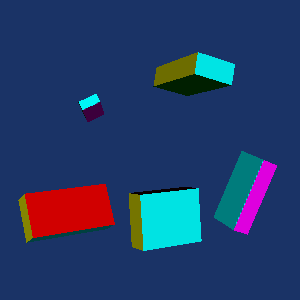

This figure's Python source:
#!/usr/bin/env python

# Test vtkTransformInterpolator with colored cube keyframes.

import vtkmodules.vtkInteractionStyle  # noqa: F401
import vtkmodules.vtkRenderingFreeType  # noqa: F401
import vtkmodules.vtkRenderingOpenGL2  # noqa: F401

from vtkmodules.vtkCommonCore import (
    vtkPoints,
    vtkUnsignedCharArray,
)
from vtkmodules.vtkCommonDataModel import (
    vtkCellArray,
    vtkPolyData,
)
from vtkmodules.vtkCommonTransforms import vtkTransform
from vtkmodules.vtkFiltersGeneral import vtkTransformPolyDataFilter
from vtkmodules.vtkRenderingCore import (
    vtkActor,
    vtkCamera,
    vtkPolyDataMapper,
    vtkRenderWindow,
    vtkRenderWindowInteractor,
    vtkRenderer,
    vtkTransformInterpolator,
)

# Create a colored cube
cube_points = vtkPoints()
cube_points.InsertNextPoint(-1, -1, -1)
cube_points.InsertNextPoint(1, -1, -1)
cube_points.InsertNextPoint(1, 1, -1)
cube_points.InsertNextPoint(-1, 1, -1)
cube_points.InsertNextPoint(-1, -1, 1)
cube_points.InsertNextPoint(1, -1, 1)
cube_points.InsertNextPoint(1, 1, 1)
cube_points.InsertNextPoint(-1, 1, 1)

faces = vtkCellArray()
faces.InsertNextCell(4)
faces.InsertCellPoint(0)
faces.InsertCellPoint(3)
faces.InsertCellPoint(2)
faces.InsertCellPoint(1)
faces.InsertNextCell(4)
faces.InsertCellPoint(4)
faces.InsertCellPoint(5)
faces.InsertCellPoint(6)
faces.InsertCellPoint(7)
faces.InsertNextCell(4)
faces.InsertCellPoint(0)
faces.InsertCellPoint(1)
faces.InsertCellPoint(5)
faces.InsertCellPoint(4)
faces.InsertNextCell(4)
faces.InsertCellPoint(1)
faces.InsertCellPoint(2)
faces.InsertCellPoint(6)
faces.InsertCellPoint(5)
faces.InsertNextCell(4)
faces.InsertCellPoint(2)
faces.InsertCellPoint(3)
faces.InsertCellPoint(7)
faces.InsertCellPoint(6)
faces.InsertNextCell(4)
faces.InsertCellPoint(3)
faces.InsertCellPoint(0)
faces.InsertCellPoint(4)
faces.InsertCellPoint(7)

face_colors = vtkUnsignedCharArray()
face_colors.SetNumberOfComponents(3)
face_colors.SetNumberOfTuples(3)
face_colors.InsertComponent(0, 0, 255)
face_colors.InsertComponent(0, 1, 0)
face_colors.InsertComponent(0, 2, 0)
face_colors.InsertComponent(1, 0, 0)
face_colors.InsertComponent(1, 1, 255)
face_colors.InsertComponent(1, 2, 0)
face_colors.InsertComponent(2, 0, 255)
face_colors.InsertComponent(2, 1, 255)
face_colors.InsertComponent(2, 2, 0)
face_colors.InsertComponent(3, 0, 0)
face_colors.InsertComponent(3, 1, 0)
face_colors.InsertComponent(3, 2, 255)
face_colors.InsertComponent(4, 0, 255)
face_colors.InsertComponent(4, 1, 0)
face_colors.InsertComponent(4, 2, 255)
face_colors.InsertComponent(5, 0, 0)
face_colors.InsertComponent(5, 1, 255)
face_colors.InsertComponent(5, 2, 255)

cube = vtkPolyData()
cube.SetPoints(cube_points)
cube.SetPolys(faces)
cube.GetCellData().SetScalars(face_colors)

# Transform keyframes
transform_1 = vtkTransform()
transform_1.Translate(1, 2, 3)
transform_1.RotateX(15)
transform_1.Scale(4, 2, 1)

filter_1 = vtkTransformPolyDataFilter()
filter_1.SetInputData(cube)
filter_1.SetTransform(transform_1)
cube_1_mapper = vtkPolyDataMapper()
cube_1_mapper.SetInputConnection(filter_1.GetOutputPort())
cube_1 = vtkActor()
cube_1.SetMapper(cube_1_mapper)

transform_2 = vtkTransform()
transform_2.Translate(5, 10, 15)
transform_2.RotateX(22.5)
transform_2.RotateY(15)
transform_2.RotateZ(85)
transform_2.Scale(1, 2, 4)

filter_2 = vtkTransformPolyDataFilter()
filter_2.SetInputData(cube)
filter_2.SetTransform(transform_2)
cube_2_mapper = vtkPolyDataMapper()
cube_2_mapper.SetInputConnection(filter_2.GetOutputPort())
cube_2 = vtkActor()
cube_2.SetMapper(cube_2_mapper)

transform_3 = vtkTransform()
transform_3.Translate(5, -10, 15)
transform_3.RotateX(13)
transform_3.RotateY(72)
transform_3.RotateZ(-15)
transform_3.Scale(2, 4, 1)

filter_3 = vtkTransformPolyDataFilter()
filter_3.SetInputData(cube)
filter_3.SetTransform(transform_3)
cube_3_mapper = vtkPolyDataMapper()
cube_3_mapper.SetInputConnection(filter_3.GetOutputPort())
cube_3 = vtkActor()
cube_3.SetMapper(cube_3_mapper)

transform_4 = vtkTransform()
transform_4.Translate(10, -5, 5)
transform_4.RotateX(66)
transform_4.RotateY(19)
transform_4.RotateZ(24)
transform_4.Scale(2, 0.5, 1)

filter_4 = vtkTransformPolyDataFilter()
filter_4.SetInputData(cube)
filter_4.SetTransform(transform_4)
cube_4_mapper = vtkPolyDataMapper()
cube_4_mapper.SetInputConnection(filter_4.GetOutputPort())
cube_4 = vtkActor()
cube_4.SetMapper(cube_4_mapper)

# Interpolated cube
cube_mapper = vtkPolyDataMapper()
cube_mapper.SetInputData(cube)
cube_actor = vtkActor()
cube_actor.SetMapper(cube_mapper)

# Set up interpolator
interpolator = vtkTransformInterpolator()
interpolator.SetInterpolationTypeToSpline()
interpolator.AddTransform(0.0, transform_1)
interpolator.AddTransform(8.0, transform_2)
interpolator.AddTransform(18.2, transform_3)
interpolator.AddTransform(24.4, transform_4)

# Interpolate to a specific time
xform = vtkTransform()
interpolator.InterpolateTransform(13.2, xform)
cube_actor.SetUserMatrix(xform.GetMatrix())

# Renderer
renderer = vtkRenderer()
renderer.AddActor(cube_1)
renderer.AddActor(cube_2)
renderer.AddActor(cube_3)
renderer.AddActor(cube_4)
renderer.AddActor(cube_actor)
renderer.SetBackground(0.1, 0.2, 0.4)

render_window = vtkRenderWindow()
render_window.AddRenderer(renderer)
render_window.SetWindowName("transform interpolator")
render_window.SetMultiSamples(0)
render_window.SetSize(300, 300)

interactor = vtkRenderWindowInteractor()
interactor.SetRenderWindow(render_window)

# Scene
camera = vtkCamera()
camera.SetClippingRange(31.2977, 81.697)
camera.SetFocalPoint(3.0991, -2.00445, 9.78648)
camera.SetPosition(-44.8481, -25.871, 10.0645)
camera.SetViewAngle(30)
camera.SetViewUp(-0.0356378, 0.0599728, -0.997564)
renderer.SetActiveCamera(camera)

interactor.Initialize()
interactor.Start()
